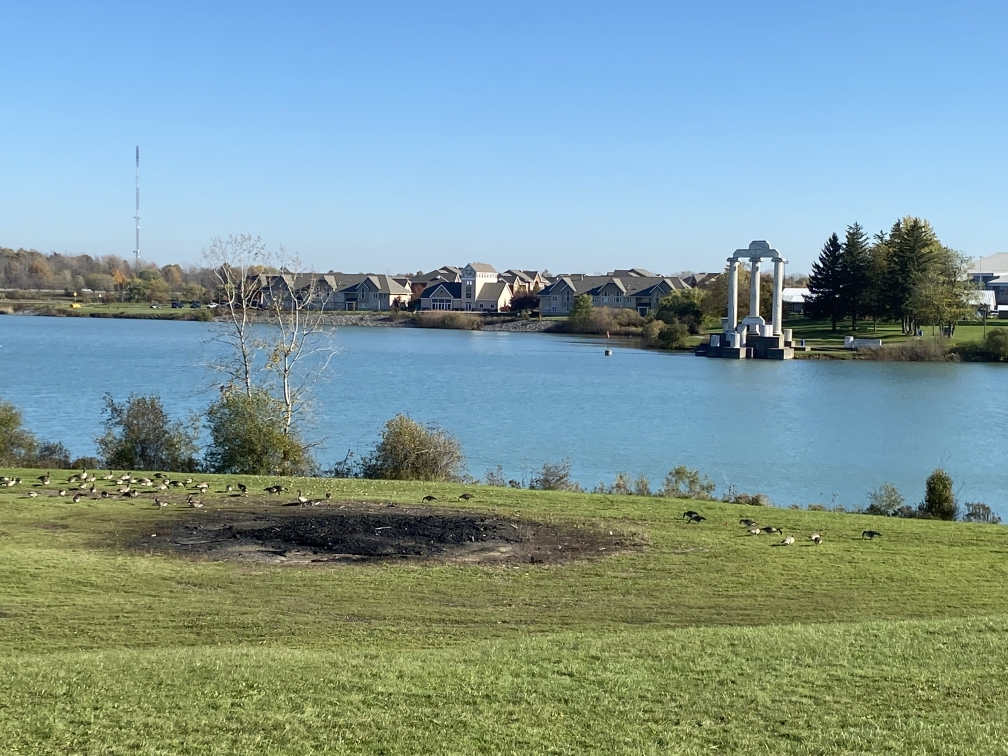
#> input picture left.jpg, 1008 x 756 px
$ python image_stiching.py
#> lines starting #> are read from the running program, lines starting #| are printed output that depends on the picture
import cv2
import numpy as np
import random
import time


def knn(descriptors_1, descriptors_2, neighbours=2):
    # Query Index, Train Index, Distance
    matches = []
    for i in range(0, len(descriptors_1)):
        dists = [tuple((j, np.linalg.norm(descriptors_1[i] - descriptors_2[j]))) for j in range(0, len(descriptors_2))]
        dists.sort(key=lambda d: d[1])
        matches.append([tuple((i, dists[k][0], dists[k][1])) for k in range(0, neighbours)])

    matches = [(m[0][1], m[0][0]) for m in matches if len(m) == neighbours and m[0][2] < m[1][2] * 0.75]
    return matches


def build_h_equations(imagePoints1, imagePoints2):
    h_equations = []
    for i in range(0, len(imagePoints1)):
        x1, y1 = imagePoints1[i][0], imagePoints1[i][1]
        x2, y2 = imagePoints2[i][0], imagePoints2[i][1]
        h_equations.append(np.array([x1, y1, 1, 0, 0, 0, -x2 * x1, -x2 * y1, -x2]))
        h_equations.append(np.array([0, 0, 0, x1, y1, 1, -y2 * x1, -y2 * y1, -y2]))

    return np.array(h_equations)


def get_homography_matrix(h_equations):
    u, e, v = np.linalg.svd(np.dot(h_equations.transpose(), h_equations))
    h = v[-1]
    hm = h / np.linalg.norm(h)
    hm /= h[-1]
    return hm.reshape(3, 3)


def ransac(imagePts1, imagePts2):
    homography_mat = None
    new_col = np.ones((imagePts1.shape[0], 1))
    homogeneous_pts1 = np.append(imagePts1, new_col, axis=1).transpose()
    indices = np.arange(len(imagePts1))
    iterations, inlier_count = 0, 0
    imageShape = imagePts1.shape[0]

    while iterations < 5:
        np.random.seed(29)
        indices_to_sample = np.random.choice(indices, 4)

        h_equations = build_h_equations(imagePts1[indices_to_sample], imagePts2[indices_to_sample])
        hm = get_homography_matrix(h_equations)

        hPi = np.dot(hm, homogeneous_pts1).transpose()
        norm_hPi = hPi / hPi[:, -1][:, None]
        norm_hPi = norm_hPi[:, :-1]

        inlier_indices = np.linalg.norm(imagePts2 - norm_hPi, axis=1) < 5
        curr_count = np.count_nonzero(inlier_indices)
        if curr_count > inlier_count:
            homography_mat = hm
            inlier_count = curr_count

        if curr_count > 0.45 * imageShape:
            break
        iterations += 1

    return homography_mat


def get_min(c_left_img, c_right_img):
    return np.sort(np.ravel((*np.min(c_left_img, axis=0), *np.min(c_right_img, axis=0))))[:2]


def get_max(c_left_img, c_right_img):
    return np.sort(np.ravel((*np.max(c_left_img, axis=0), *np.max(c_right_img, axis=0))))[::-1][:2]


def warp_perspective(left_img, right_img, homography_mat):
    height_left, width_left = left_img.shape[:2]
    height_right, width_right = right_img.shape[:2]

    corners_left_img = np.array([[[0, 0]], [[0, height_left]], [[width_left, height_left]],
                                 [[width_left, 0]]], dtype=np.float32)
    corners_right_img = np.array([[[0, 0]], [[0, height_right]], [[width_right, height_right]],
                                  [[width_right, 0]]], dtype=np.float32)

    corners_right_img = cv2.perspectiveTransform(corners_right_img, homography_mat)

    points_min = -get_min(corners_left_img, corners_right_img).astype(int)
    points_max = get_max(corners_left_img, corners_right_img).astype(int)

    offset_mask = np.array([[1, 0, points_min[0] + 0.5], [0, 1, points_min[1] - 1], [0, 0, 1]])
    homography_mat = offset_mask.dot(homography_mat)

    new_image_points = (points_min[0] + points_max[0], points_min[1] + points_max[1])
    result = cv2.warpPerspective(left_img, homography_mat, new_image_points)
    result[points_min[1]:height_left + points_min[1], points_min[0]:width_left + points_min[0]] = right_img
    return result


def solution(left_img, right_img):
    """
    :param left_img:
    :param right_img:
    :return: Return the result panorama image which is stitched by left_img and right_img
    """

    # TO DO: implement your solution here
    start_time = time.time()
    sift = cv2.xfeatures2d.SIFT_create(nfeatures=2000)

    keypoints_1, descriptors_1 = sift.detectAndCompute(left_img, None)
    keypoints_2, descriptors_2 = sift.detectAndCompute(right_img, None)

    matches = knn(descriptors_1, descriptors_2)

    image_points1, image_points2 = [], []
    if len(matches) > 4:
        image_points1 = np.array([keypoints_1[i].pt for (_, i) in matches])
        image_points2 = np.array([keypoints_2[i].pt for (i, _) in matches])

    homography_mat = ransac(image_points1, image_points2)

    result = warp_perspective(left_img, right_img, homography_mat)
    print(f'Total Time taken: {time.time() - start_time}')
    return result


if __name__ == "__main__":
    left_img = cv2.imread('left.jpg')
#> left_img is the input picture: shape (756, 1008, 3); mean B, G, R 153.1, 153.7, 127.4
    right_img = cv2.imread('right.jpg')
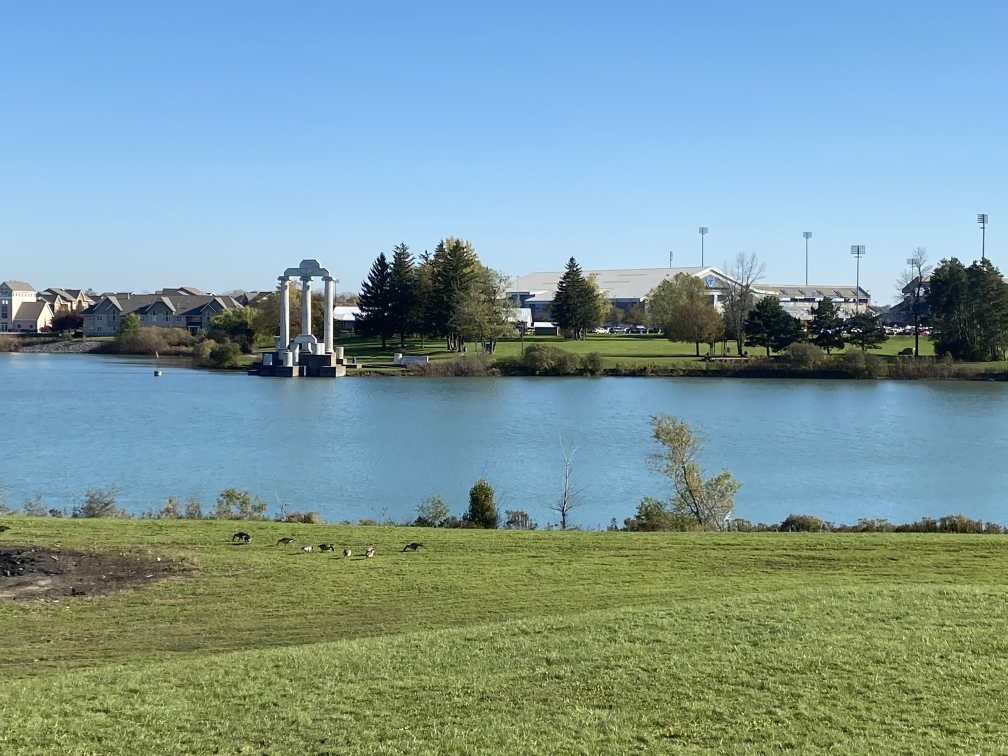
#> input picture right.jpg, 1008 x 756 px
#> right_img is the input picture: shape (756, 1008, 3); mean B, G, R 155.8, 154, 125.4
    result_img = solution(left_img, right_img)
#> in solution, `keypoints_1, descriptors_1 = sift.detectAndCompute(left_img, None)`: keypoints_1 = 2000 keypoints; strongest (x, y, size): (844, 246, 1.9), (821, 265, 2.4), (75, 294, 1.8), (1001, 307, 4)
#> in solution, `keypoints_2, descriptors_2 = sift.detectAndCompute(right_img, None)`: keypoints_2 = 2000 keypoints; strongest (x, y, size): (370, 284, 2.3), (908, 327, 2.4), (532, 324, 2.1), (549, 325, 3.9)
#> after the loop in knn, `for i in range(0, len(descriptors_1)):`: matches = 2000 items
#> in knn, `matches = [(m[0][1], m[0][0]) for m in matches if len(m) == neighbours..`: matches = 476 pairs, first value 10 to 1982, second value 1 to 1982
#> in solution, `image_points1 = np.array([keypoints_1[i].pt for (_, i) in matches])`: image_points1 = 476 pairs, first value 125 to 998.2, second value 220.4 to 743.6
#> in solution, `image_points2 = np.array([keypoints_2[i].pt for (i, _) in matches])`: image_points2 = 476 pairs, first value 7.58 to 981.1, second value 241.1 to 751.5
#> in ransac, `indices = np.arange(len(imagePts1))`: indices = 476 values from 0 to 475
#> the loop in ransac, `while iterations < 5:` made 5 passes
#> inlier_count on pass 1: 173
#> after the loop in ransac, `while iterations < 5:`: inlier_count = 173; iterations = 5
#> in solution, `homography_mat = ransac(image_points1, image_points2)`: homography_mat = [[1.02, -0.128, -393.3], [0.0441, 0.865, 53.01], [0.000201, -0.000275, 1]]
#> in warp_perspective, `corners_right_img = cv2.perspectiveTransform(corners_right_img, homogr..`: corners_right_img = [[-393.3, 53.01], [-618.9, 892.9], [536.6, 755.6], [524.2, 81.04]]
#> in warp_perspective, `points_min = -get_min(corners_left_img, corners_right_img).astype(int)`: points_min = [618, 0]
#> in warp_perspective, `points_max = get_max(corners_left_img, corners_right_img).astype(int)`: points_max = [1008, 892]
#> in warp_perspective, `offset_mask = np.array([[1, 0, points_min[0] + 0.5], [0, 1, points_min..`: offset_mask = [[1, 0, 618.5], [0, 1, -1], [0, 0, 1]]
#> in warp_perspective, `homography_mat = offset_mask.dot(homography_mat)`: homography_mat = [[1.14, -0.298, 225.2], [0.0439, 0.865, 52.01], [0.000201, -0.000275, 1]]
#> in warp_perspective, `new_image_points = (points_min[0] + points_max[0], points_min[1] + poi..`: new_image_points = (1626, 892)
#> in warp_perspective, `result = cv2.warpPerspective(left_img, homography_mat, new_image_points)`:
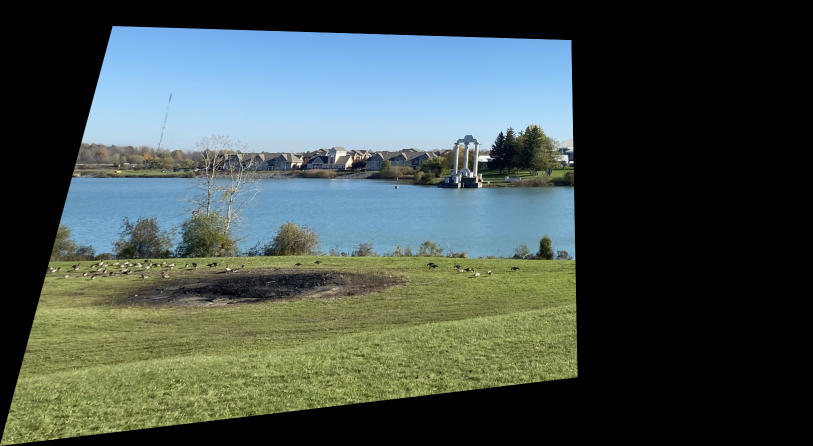
#> result: shape (892, 1626, 3) (shown at 1/2 size); mean B, G, R 76.3, 80.6, 68.2
#> in warp_perspective, `result[points_min[1]:height_left + points_min[1], points_min[0]:width_..`:
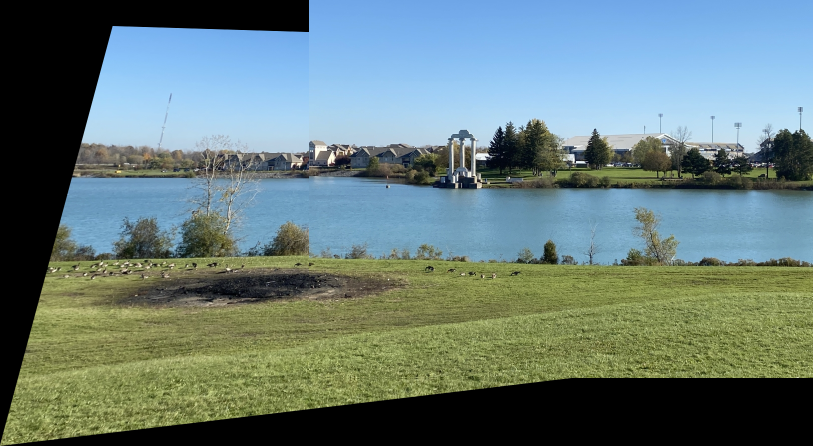
#> result: shape (892, 1626, 3) (shown at 1/2 size); mean B, G, R 120.5, 123.3, 102.6
    cv2.imwrite('results/stitching_result.jpg', result_img)
